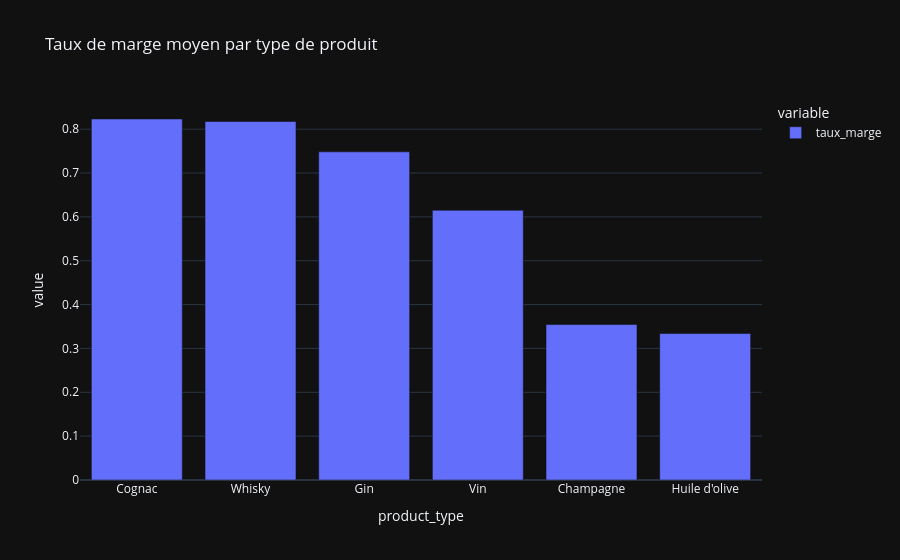

Here is the notebook cell this chart was saved with:
### Code cell
#Création d'un dataframe avec le taux de marge moyen par type de produit
marge_par_type = df_merge[df_merge['product_type'].notna()].groupby('product_type')['taux_marge'].mean().sort_values(ascending=False)

#Affichage dans un graphique du taux de marge par type de produit
fig = px.bar(marge_par_type, title='Taux de marge moyen par type de produit')
fig.show()

### Figure 1 — Plotly figure (JSON) as saved in the notebook; plotly's stock layout.template omitted (floating-point values rounded to 4 significant figures)
{"data": [{"hovertemplate": "variable=taux_marge<br>product_type=%{x}<br>value=%{y}<extra></extra>", "legendgroup": "taux_marge", "marker": {"color": "#636efa", "pattern": {"shape": ""}}, "name": "taux_marge", "orientation": "v", "showlegend": true, "textposition": "auto", "x": ["Cognac", "Whisky", "Gin", "Vin", "Champagne", "Huile d'olive"], "xaxis": "x", "y": [0.8232, 0.8174, 0.7483, 0.615, 0.3544, 0.3339], "yaxis": "y", "type": "bar"}], "layout": {"xaxis": {"anchor": "y", "domain": [0.0, 1.0], "title": {"text": "product_type"}}, "yaxis": {"anchor": "x", "domain": [0.0, 1.0], "title": {"text": "value"}}, "legend": {"title": {"text": "variable"}, "tracegroupgap": 0}, "title": {"text": "Taux de marge moyen par type de produit"}, "barmode": "relative"}}
